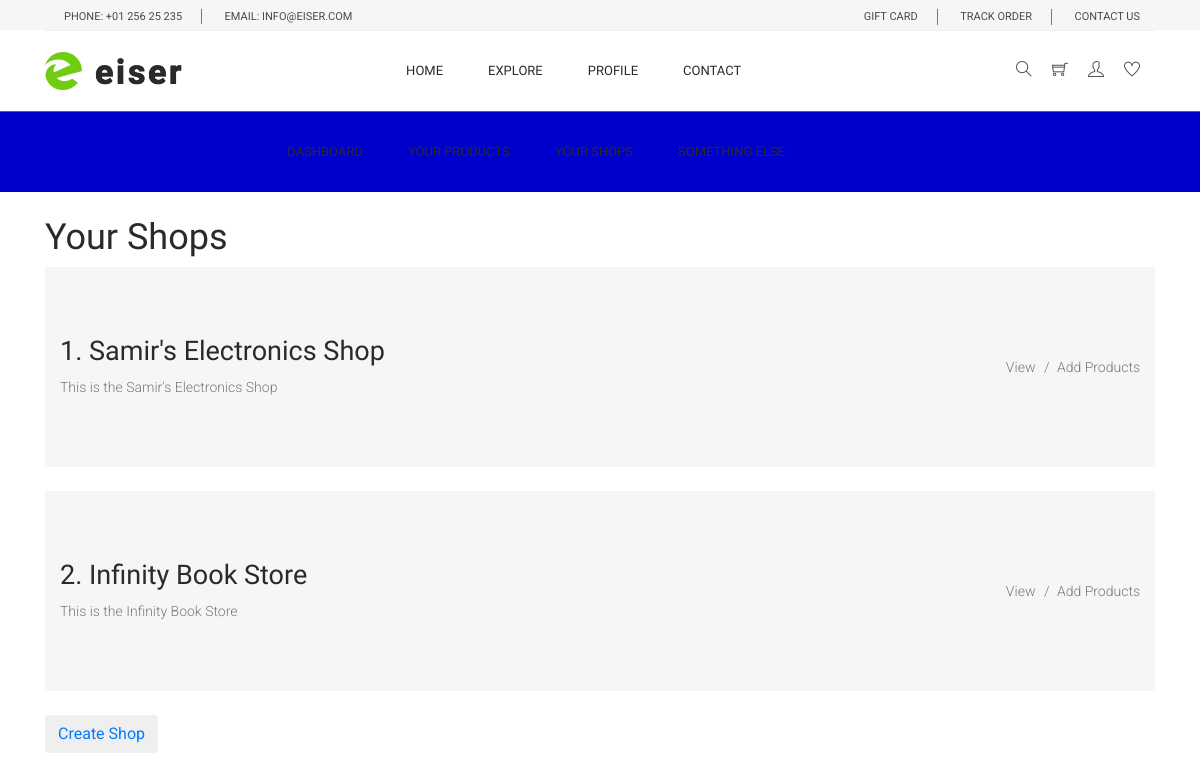
The page /seller/ (signed in) on the database as committed earlier.
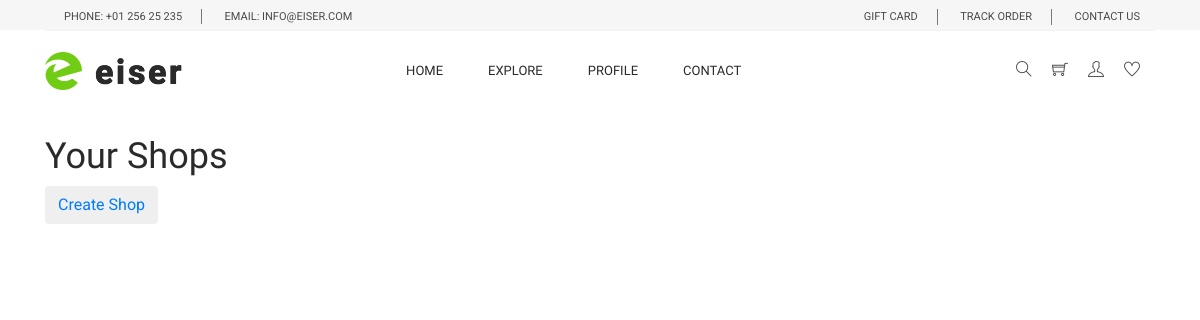
The same page on the database as committed later.
### seller_profile/models.py (models this page shows, shortened)
class SellerProfileForUser(models.Model):
    name=models.CharField(max_length=100,default="Seller")
    seller_category=models.ForeignKey(SellerCategory,on_delete=models.CASCADE,blank=True,null=True)
    seller_profile=models.ForeignKey(SellerProfileCreateAdmin,on_delete=models.CASCADE)
    def get_shop_absolute_url(self):
        return reverse('shop_details_product',kwargs={'id':self.pk})

### seller_profile/views.py (the view)
# urls.py: path('',views.seller_shops,name='seller_home'),
@login_required
def seller_shops(request):
    shops=SellerProfileForUser.objects.filter(seller_profile__user=request.user)
    context={
        'shops':shops
    }
    return render(request,'seller_profile/seller_home.html',context)

### seller_profile/templates/seller_profile/seller_home.html
{% extends 'aws/base.html' %}
{% load static %}
{% block body %}
<div class="container">
    <br>
    <h1>Your Shops</h1>
       {% for obj in shops %}
    <section class="banner_area">
      <div class="banner_inner d-flex align-items-center">
        <div class="container">
          <div
            class="banner_content d-md-flex justify-content-between align-items-center">
            <div class="mb-3 mb-md-0">
              <h2>{{ forloop.counter }}.  {{ obj.name }}</h2>
              <p>This is the {{ obj.name }}</p>
            </div>
            <div class="page_link">
              <a href="{{ obj.get_shop_absolute_url }}">View</a>
              <a href="{% url 'add_product_from_shop' obj.id %}">Add Products</a>
            </div>
          </div>
        </div>
      </div>
    </section>
    <br>
       {% endfor %}
    <button class="btn btn-primary-info"><a href="{% url 'seller_profile_create' %}">Create Shop</a></button>
    <br>
    <br>
</div>
{% endblock body%}

Rows that differ between the two databases and show on the page:
no longer on this page (row unchanged): SellerProfileForUser: name "Samir's Electronics Shop"
no longer on this page (row edited): SellerProfileForUser: name "Infinity Book Store"
